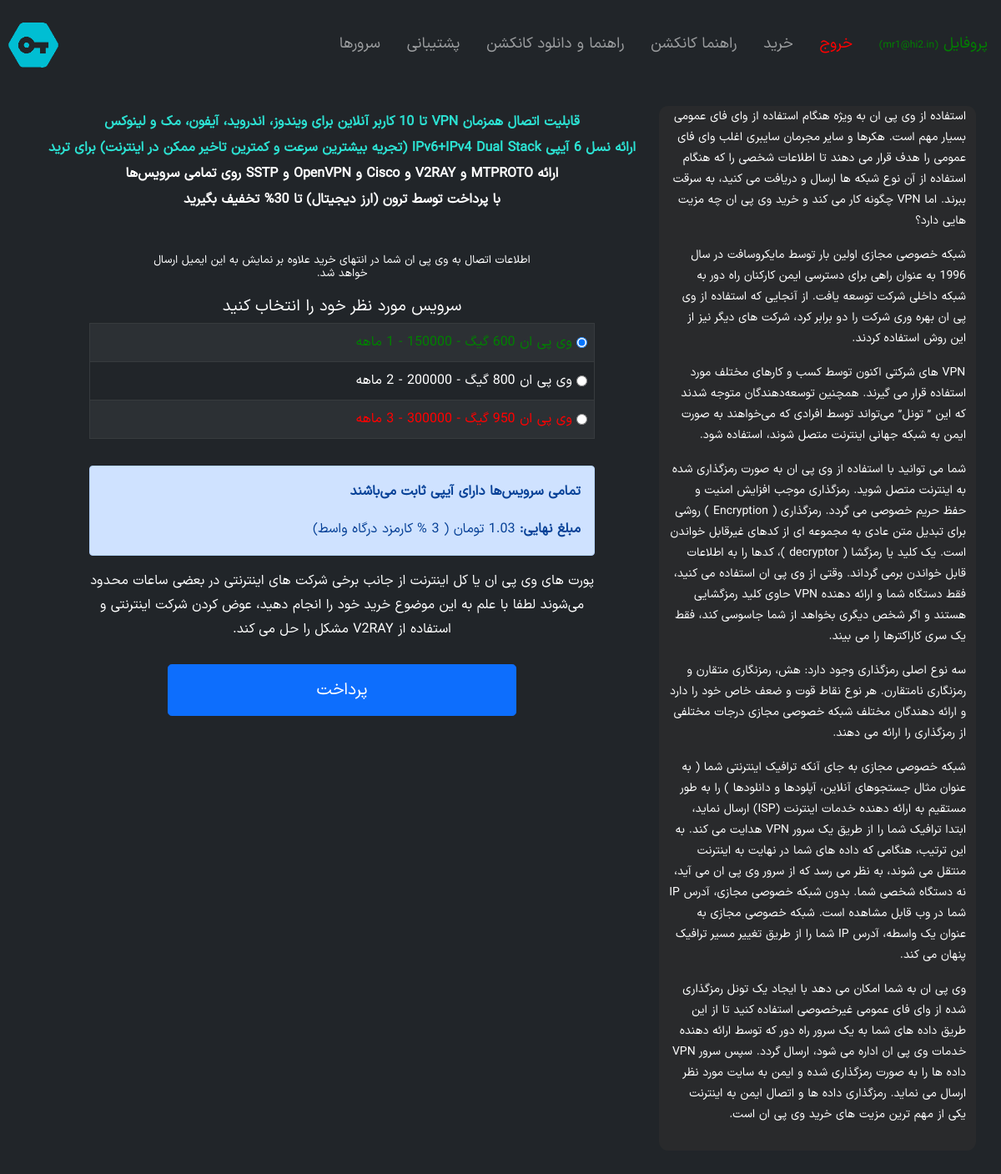
/buy (signed in), run on the app's committed database.
### accounts/models.py (models this page shows, shortened)
class User(AbstractBaseUser, PermissionsMixin):
    email = models.EmailField(verbose_name=_('email address'), max_length=255, unique=True)
    phone = models.IntegerField(verbose_name=_('Phone Number'), unique=True, blank=True, null=True)
    is_active = models.BooleanField(default=True, verbose_name=_("is_active"))
    is_staff = models.BooleanField(default=False, verbose_name=_("is_staff"))
    is_superuser = models.BooleanField(default=False, verbose_name=_("is_superuser"))
    objects = UserManager()
    USERNAME_FIELD = 'email'
    class Meta:
        verbose_name = _("User")
        verbose_name_plural = _("Users")

### vpn/models.py (models this page shows, shortened)
class vpnlist(models.Model):
    title = models.CharField(max_length=150, verbose_name=_("VPN Title"))
    day = models.IntegerField(verbose_name=_("Active Day"))
    price_t = models.CharField(max_length=150, verbose_name=_("Price Toman"))
    price_c = models.CharField(max_length=150, verbose_name=_("Price Digital currency"), blank=True, null=True)
    row = models.IntegerField(verbose_name=_("Row"))
    color = models.CharField(max_length=150, verbose_name=_("Color"), null=True, blank=True)
    class Meta:
        verbose_name = _("vpnlist")
        verbose_name_plural = _("vpnlists")

class Conf(models.Model):
    title = models.CharField(max_length=150, verbose_name=_("Title"))
    sidebar = RichTextField(verbose_name=_("Sidebar"))
    headtext1 = models.TextField(verbose_name=_("Head Text 1"), null=True, blank=True)
    headtext2 = models.TextField(verbose_name=_("Head Text 2"), null=True, blank=True)
    logo = models.ImageField(upload_to="logo", null=True, blank=True, verbose_name=_("Site Logo"))
    class Meta:
        verbose_name = _("Site Config")
        verbose_name_plural = _("Site Configs")

### vpn/views.py (the view)
# urls.py: path('buy', vpnbuy, name='buy'),
def vpnbuy(request):
    if request.method == "POST":
        vpnid = request.POST.get('vvpnid')
        return redirect('payment:pay', vid=vpnid)
    else:
        vpli = vpnlist.objects.all().order_by('row')
        return render(request=request, template_name="vpn/buy.html", context={'vpnall': vpli})

### vpn/context_processors.py (called while the page is built)
def siteAddress(request):
    return {'SITE_ADDRESS': settings.SITE_ADDRESS}

def sideBar(request):
    conf = Conf.objects.last()
    return {'SITECONF': conf}

### vpn/templatetags/basetags.py (called while the page is built)
@register.filter()
def daytomo(value):
    return math.ceil(value / 31)

### vpn/templates/vpn/buy.html (shortened to what this page needs)
{% extends "base.html" %}
{% load static %}
{% load i18n %}
{% block head %}
    <link rel="stylesheet" href="{% static 'vpn/css/buypg.css' %}" />
{% endblock head %}
{% block body %}
    {% include "vpn/buyor.html" with vpns=vpnall %}
    {% include "vpn/sidebar.html" %}
{% endblock body %}

### templates/partials/navbar.html (shortened to what this page needs)
{% load static %}
{% load i18n %}
<nav class="navbar navbar-expand-md bg-dark navbar-dark">
    <a class="navbar-brand"
       href="{% url 'vpn:home' %}"
       style="margin:0 0 0 10px">
        <img alt="logo"
             class="navbar-brand img-responsive"
             id="logo"
             {% if SITECONF.logo %}
                 src="media/{{ SITECONF.logo }}"
             {% else %}
                 src="{% static 'root/src/logo.png' %}"
             {% endif %}
             style="width:60px" />
    </a>
    <div class="collapse navbar-collapse" id="collapsibleNavbar">
        <ul class="nav navbar-nav ml-auto" dir="rtl">
            {% if request.user.is_authenticated %}
                <li class="nav-item">
                    <a class="nav-item nav-link px-3"
                       style="color:green"
                       href="{% url 'accounts:profile' %}">{% trans "Profile" %} <small style="font-size:12px;">({{ request.user.get_username }})</small></a>
                </li>
                <li class="nav-item">
                    <a class="nav-item nav-link px-3"
                       style="color:red"
                       href="{% url 'accounts:logout' %}">خروج</a>
                </li>
            {% endif %}
            <li class="nav-item">
                <a class="nav-item nav-link px-3" href="{% url 'vpn:buy' %}">خرید</a>
            </li>
            <li class="nav-item">
                <a class="nav-item nav-link px-3" href="#">راهنما کانکشن</a>
            </li>
            <li class="nav-item">
                <a class="nav-item nav-link px-3" href="#">راهنما و دانلود کانکشن</a>
            </li>
            <li class="nav-item">
                <a class="nav-item nav-link px-3" href="#">پشتیبانی</a>
            </li>
        <li class="nav-item">
            <a class="nav-item nav-link px-3" href="#">سرورها</a>
        </li>
    </ul>
</div>
</nav>

### vpn/templates/vpn/buyor.html (shortened to what this page needs)
{% load i18n %}
{% load static %}
{% load basetags %}
<div class="col-md-8 rtl">
    <div style="margin-top:25px;">
        <p class="rtl center"
           id="blink1"
           style="font-size: medium;
                  color:rgb(182, 253, 255);
                  margin-bottom: 2px">
            <strong>قابلیت اتصال همزمان VPN تا 10 کاربر آنلاین برای ویندوز، اندروید، آیفون، مک و لینوکس</strong>
        </p>
        <p class="rtl center"
           id="blink2"
           style="font-size: medium;
                  color:rgb(182, 253, 255);
                  margin-top:2px;
                  margin-bottom: 2px">
            <strong>ارائه نسل 6 آیپی IPv6+IPv4 Dual Stack (تجریه بیشترین سرعت و کمترین تاخیر ممکن در اینترنت) برای ترید</strong>
        </p>
        <p class="rtl center"
           id="blink3"
           style="font-size: medium;
                  color:rgb(182, 253, 255);
                  margin-top:2px;
                  margin-bottom: 2px">
            <strong>ارائه MTPROTO و V2RAY و Cisco و OpenVPN و SSTP روی تمامی سرویس‌ها</strong>
        </p>
        <p class="rtl center"
           id="blink4"
           style="font-size: medium;
                  color:rgb(182, 253, 255);
                  margin-top:2px;
                  margin-bottom: 2px">
            <strong>با پرداخت توسط ترون (ارز دیجیتال) تا 30% تخفیف بگیرید</strong>
        </p>
        <form class="form_buy"
              id="buy_submit"
              action="buyVerify"
              method="POST"
              style="margin-top:25px">
            <div class="form-group" id="buy_sign_up">
                <table class="form_buy">
                    <tbody>
                        <tr>
                            <td>
                                <h6 style="direction: rtl;
                                           text-align: center;
                                           margin-top:3px;
                                           font-size: smaller;
                                           color: #ffffff">
                                    اطلاعات اتصال به وی پی ان شما در انتهای خرید علاوه بر نمایش به این ایمیل ارسال خواهد شد.
                                </h6>
                            </td>
                        </tr>
                    </tbody>
                </table>
            </div>
            <div style="opacity: 1.0;">
                <div class="formbox">
                    <h2 class="h2 font-weight-normal"
                        style="direction: rtl;
                               text-align:center;
                               font-size: larger">سرویس مورد نظر خود را انتخاب کنید</h2>
                    <div class="form-group"
                         style="align-content:flex-start;
                                text-align:right;
                                direction:rtl">
                        <section class="serviceselection" id="serviceselection">
                            <table class="table table-dark table-striped table-bordered table-hover"
                                   id="cardtable">
                                <tbody>
                                    {% for vpn in vpns %}
                                        <tr id="trproduct_{{ forloop.counter0 }}"
                                            onclick="reply_click({{ forloop.counter0 }},{{ vpn.price_t }})">
                                            <td class="None">
                                                <div style="display:flex;
                                                            flex-direction: row;
                                                            justify-content: right;
                                                            align-items: center">
                                                    <input id="vpli_{{ vpn.id }}"
                                                           name="vpnid"
                                                           onclick="reply_click({{ forloop.counter0 }},{{ vpn.price_t }} )"
                                                           type="radio"
                                                           value="{{ vpn.id }}"
                                                           {% if forloop.counter0 == 0 %}checked="checked"{% endif %} />
                                                    <label for="vpli_{{ vpn.id }}"
                                                           onclick="reply_click({{ forloop.counter0 }},{{ vpn.price_t }} )"
                                                           style="margin-right: 5px;
                                                                  text-align: right;
                                                                  clear: both;
                                                                  float:left;
                                                                  color:{{ vpn.color }}">
                                                        {{ vpn.title }} - {{ vpn.price_t }} - {{ vpn.day|daytomo }} ماهه
                                                    </label>
                                                </div>
                                            </td>
                                        </tr>
                                    {% endfor %}
                                </tbody>
                            </table>
                        </section>
                    </div>
                    <div class="alert alert-primary rtl right">
                        <p>
                            <strong class="rtl" style="font-size: medium;">تمامی سرویس‌ها دارای آیپی ثابت می‌باشند</strong>
                        </p>
                        <strong id="finalprice_str">مبلغ نهایی:</strong> <span id="finalprice">0</span>
                    </div>
                    <p class="center rtl"
                       style="font-size: medium;
                              color: #ffffff;
                              margin-top: 2px;
                              margin-bottom: 1px">
                        پورت های وی پی ان یا کل اینترنت از جانب برخی شرکت های اینترنتی در بعضی ساعات محدود می‌شوند لطفا با علم به این موضوع خرید خود را انجام دهید، عوض کردن شرکت اینترنتی و استفاده از V2RAY مشکل را حل می کند.
                    </p>
                    <p style="padding:5px;"></p>
                    <div class="row justify-content-center">
                        <div class="col-md-1"></div>
                        <div class="col-md-10 text-center">
                            <button class="btn btn-lg btn-primary btn-block col-10"
                                    style="padding: 15px 15px 15px 15px"
                                    form="buy_submit"
                                    name="checkout-submit"
                                    type="submit"
                                    value="checkout-submit"
                                    target="_blank">پرداخت</button>
                        </div>
                        <div class="col-md-1"></div>
                    </div>
                    <p style="padding:0 0 20px 0"></p>
                </div>
            </div>
        </form>
    </div>
</div>

### vpn/templates/vpn/sidebar.html
<div class="col-md-4 hidden-xs" id="sidebar" dir="rtl">
    <div class="sidebar-section">
        <div class="slider-sections-div">{{ SITECONF.sidebar|safe }}</div>
    </div>
</div>

### static/root/css/main.css (style rules this page uses)
body { background-color: dark; color: #ffffff; font: 14px IranSansX, Tahoma, Arial, sans-serif; line-height: 29px; background-size: cover; background-repeat: no-repeat; }
h2 { font-size: 28px; }
a { text-decoration: underline; color: #ffffff; }
a, a img, img { border: 0; }
.nav { padding-right: 0; padding-left: initial; font-size: 18px; }
.navbar { min-height: 70px; background-image: linear-gradient(dark, dark, dark); border-bottom: 1px solid dark; }
.navbar-nav li { float: right; }
.navbar .navbar-nav li a { padding-top: 0px; padding-bottom: 0px; text-decoration: none; line-height: 90px; color: #FFF; float: right; }
#logo { margin: 0; font-size: 0; line-height: 0; float: left; }
#sidebar { margin-top: 20px; padding-bottom: 15px; background-color: #2e2e2ea4; border-radius: 11px; color: #FFF; font-size: 14px; line-height: 25px; overflow: auto; }
.slider-sections-div { direction: rtl; text-align: right; }
.navbar-nav { margin-left: auto; }

### vpn/static/vpn/css/buypg.css (style rules this page uses)
.rtl { direction: rtl; }
.center { text-align: center; }
.right { text-align: right; }
.form_buy { width: 85%; max-width: 700px; padding: 15px; margin: auto; }
.form_buy { position: relative; box-sizing: border-box; height: auto; padding: 10px; font-size: 16px; }
td { padding: 12px 12px 12px 12px; }

### vpn/templates/vpn/buyor.html (style rules this page uses)
@media (min-width: 768px) { html { font-size: 16px; } }
form { width: 100%; }

### data on the page
User: user.get_username "mr1@hi2.in"
vpnlist: title "وی پی ان 600 گیگ"
vpnlist: title "وی پی ان 800 گیگ"
vpnlist: title "وی پی ان 950 گیگ"
Conf: sidebar "استفاده از وی پی ان به ویژه هنگام استفاده از وای فای عمومی بسیار مهم است. هکرها و سایر مجرمان سایبری اغلب وای فای عمومی را هدف قرار می دهند تا اطلاعات شخصی را که هنگام استفاده از آن نوع شبکه ها ارسال و دریافت می کنید، به سرقت ببرند. اما VPN چگونه کار می کند و خرید وی پی ان چه مزیت هایی دارد؟ شبکه خصوصی مجازی اولین بار توسط مایکروسافت در سال 1996 به عنوان راهی برای دسترسی ایمن کارکنان راه دور به شبکه داخلی شرکت توسعه یافت. از آنجایی که استفاده از وی پی ان بهره وری شرکت را دو برابر کرد، شرکت های دیگر نیز از این روش استفاده کردند. VPN های شرکتی اکنون توسط کسب و کارهای مختلف مورد استفاده قرار می گیرند. همچنین توسعه‌دهندگان متوجه شدند که این ” تونل” می‌تواند توسط افرادی که می‌خواهند به‌ صورت…"
